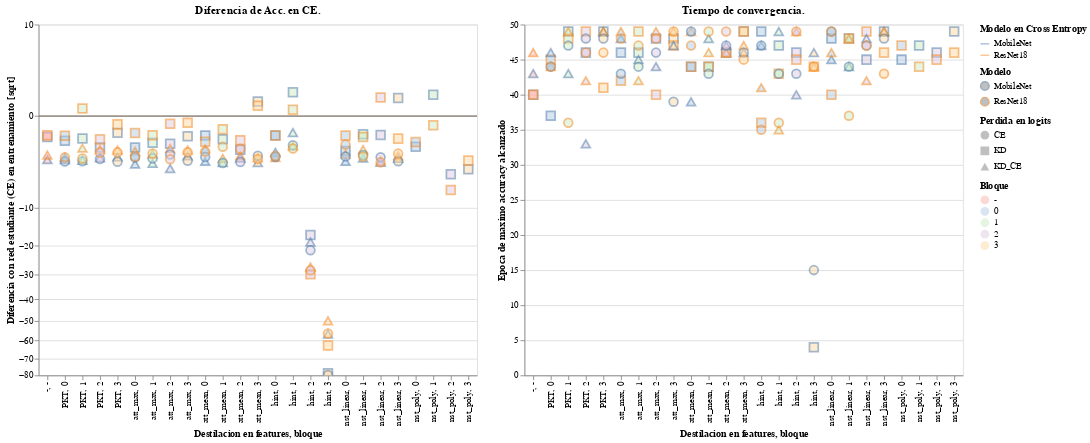

Write notebook code for a chart like this one.
### Code cell
g=alt.hconcat(
grafico_con_barra_y_CE(source=source,
                       x='feat,block',
                       y='delta_student',
                       title="Diferencia de Acc. en CE.",
                       bs=True,
                      shape='log_dist',scale='sqrt',
                      ).properties(width=500,height=400).interactive(),

grafico_con_barra_y_CE(source=source[source['acc_conv']<50],
                       x='feat,block',
                       y='acc_conv',
                       title="Tiempo de convergencia.",
                       bs=False,
                      shape='log_dist',scale='linear'
                      ).properties(width=500,height=400).interactive()
)
g

### Figure 1 — Vega-Lite specification as saved in the notebook (floating-point values rounded to 4 significant figures; data arrays with more than 128 entries replaced by an {"elided": "..."} marker saying what was removed)
{"config": {"view": {"continuousWidth": 400, "continuousHeight": 300}}, "hconcat": [{"layer": [{"data": {"name": "data-9856763b4126115ecf4fcc3482d85284"}, "mark": {"type": "rule", "opacity": 0.5}, "encoding": {"color": {"type": "nominal", "field": "model", "legend": {"title": "Modelo"}}, "size": {"value": 2}, "stroke": {"type": "nominal", "field": "model", "legend": {"title": "Modelo en Cross Entropy"}}, "y": {"type": "quantitative", "field": "delta_student"}}, "selection": {"selector009": {"type": "interval", "bind": "scales", "encodings": ["x", "y"]}}}, {"data": {"name": "data-ea05d0df6834c2e6b7c8be463c1dd78e"}, "mark": {"type": "point", "size": 100}, "encoding": {"color": {"type": "nominal", "field": "student", "legend": {"title": "Modelo"}}, "fill": {"type": "ordinal", "field": "layer", "legend": {"title": "Bloque"}, "scale": {"scheme": "pastel1"}}, "opacity": {"value": 0.5}, "shape": {"type": "ordinal", "field": "log_dist", "legend": {"title": "Perdida en logits"}}, "x": {"type": "nominal", "field": "feat,block", "title": "Destilacion en features, bloque"}, "y": {"type": "quantitative", "field": "delta_student", "scale": {"base": 2, "constant": 1, "type": "sqrt", "zero": true}, "title": "Diferencia con red estudiante (CE) en entrenamiento [sqrt]"}}, "title": "Diferencia de Acc. en CE."}], "height": 400, "width": 500}, {"data": {"name": "data-ea05d0df6834c2e6b7c8be463c1dd78e"}, "mark": {"type": "point", "size": 100}, "encoding": {"color": {"type": "nominal", "field": "student", "legend": {"title": "Modelo"}}, "fill": {"type": "ordinal", "field": "layer", "legend": {"title": "Bloque"}, "scale": {"scheme": "pastel1"}}, "opacity": {"value": 0.5}, "shape": {"type": "ordinal", "field": "log_dist", "legend": {"title": "Perdida en logits"}}, "x": {"type": "nominal", "field": "feat,block", "title": "Destilacion en features, bloque"}, "y": {"type": "quantitative", "field": "acc_conv", "scale": {"base": 2, "constant": 1, "type": "linear", "zero": true}, "title": "Epoca de maximo accuracy alcanzado"}}, "height": 400, "selection": {"selector010": {"type": "interval", "bind": "scales", "encodings": ["x", "y"]}}, "title": "Tiempo de convergencia.", "width": 500}], "$schema": "https://vega.github.io/schema/vega-lite/v4.8.1.json", "datasets": {"data-9856763b4126115ecf4fcc3482d85284": [{"model": "ResNet18", "test_acc": 93.34, "train_acc": 99.85, "epoch": 400, "train_step": 156400, "test_step": 40000, "loss_conv": 360, "acc_conv": 303, "max": 93.71, "t": "Cifar10/ResNet18/teacher/", "delta_teacher": -0.6, "delta_student": 0, "test/train": 0.9348, "student": "ResNet18", "log_dist": "CE", "feat_dist": "-", "layer": "-", "train_loss": 0.004576, "test_loss": 0.5333}, {"model": "MobileNet", "test_acc": 89.94, "train_acc": 99.54, "epoch": 400, "train_step": 156400, "test_step": 40000, "loss_conv": 391, "acc_conv": 306, "max": 90.52, "t": "Cifar10/MobileNet/teacher/", "delta_teacher": -4.0, "delta_student": 0, "test/train": 0.9035, "student": "MobileNet", "log_dist": "CE", "feat_dist": "-", "layer": "-", "train_loss": 0.01374, "test_loss": 0.5806}], "data-ea05d0df6834c2e6b7c8be463c1dd78e": {"elided": "132 records"}}}
